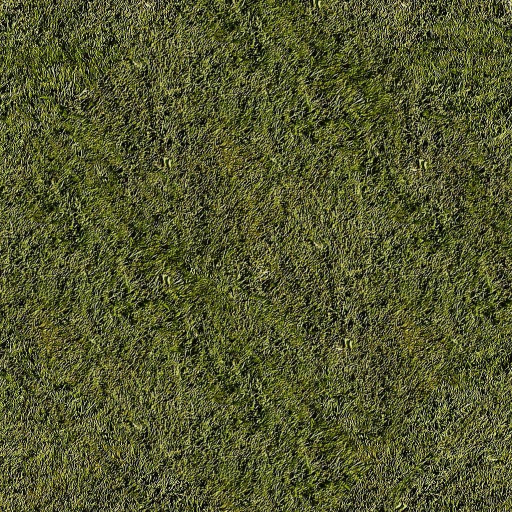
//> input picture heightmap/models/land/grass.jpg, 1024 x 1024 px (shown at 1/2 size)
$ ./meanshift ../../heightmap/models/land/grass.jpg   (built with g++ and OpenCV 4)
//> lines starting //> are read from the running program, lines starting //| are printed output that depends on the picture
#include "opencv2/highgui/highgui.hpp"
#include "opencv2/core/core.hpp"
#include "opencv2/imgproc/imgproc.hpp"
#include "opencv2/photo/photo.hpp"
#include <string>
#include <sstream>
#include <cmath>

using namespace cv;
using namespace std;

Mat img, res, hsv, element, mask, thresholded_image, threshold_helper;
vector<Mat> hsv_planes;
int sp = 0, sr=0;
int lower_threshold = 50, upper_threshold = 75;

void spCallback(int,void*);
static void onMouse( int event, int x, int y, int, void* );


int main(int argc, char** argv)
{
   img = imread( argv[1] );
//> img is the input picture: 1024 rows x 1024 cols, CV_8UC3; mean B, G, R 48.8, 86.3, 83.3
   if (img.empty())
       return -1;

   mask = cv::Mat::zeros(img.rows + 2, img.cols + 2, CV_8U);

   cvtColor(img, hsv, CV_BGR2HSV);
//> hsv: 1024 rows x 1024 cols, CV_8UC3; mean H, S, V 32.8, 158.4, 86.8
   split(hsv, hsv_planes );
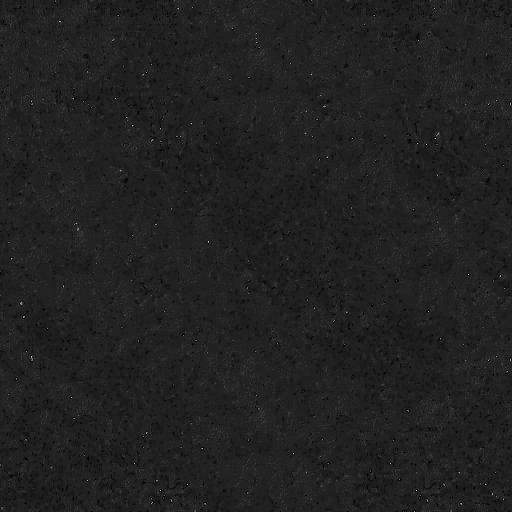
//> hsv_planes[0]: 1024 rows x 1024 cols, CV_8UC1 (shown at 1/2 size); min 0, max 177, mean 32.8
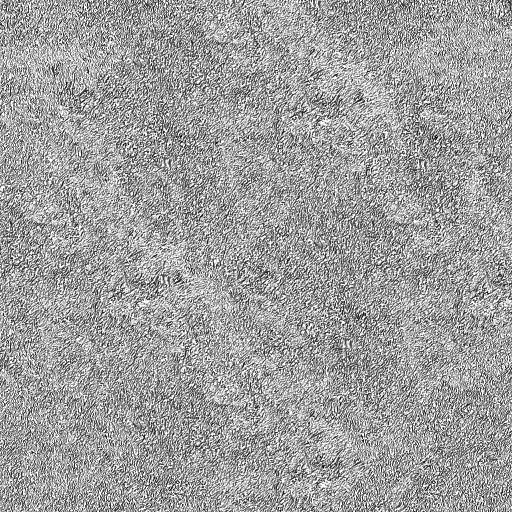
//> hsv_planes[1]: 1024 rows x 1024 cols, CV_8UC1 (shown at 1/2 size); min 0, max 255, mean 158.4
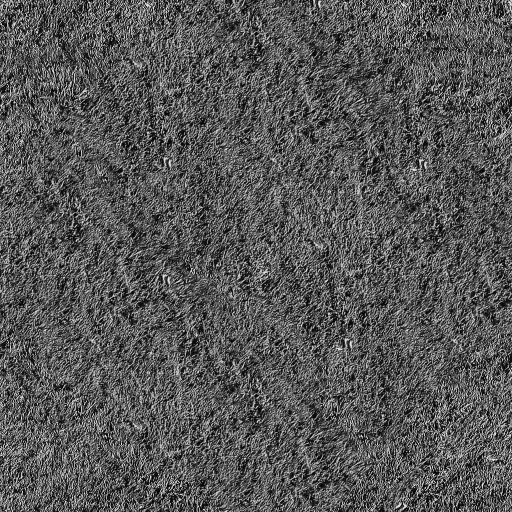
//> hsv_planes[2]: 1024 rows x 1024 cols, CV_8UC1 (shown at 1/2 size); min 0, max 255, mean 86.8
/*
   hsv_planes[2] = Scalar(255);
   threshold(hsv_planes[2], hsv_planes[2], 50, 255, CV_THRESH_BINARY_INV);
   inpaint(img, hsv_planes[2], img, 3.0, CV_INPAINT_NS);
*/

   // brighten up dark spots
   // FIXME: assuming no black objects
   hsv_planes[2] = ~(hsv_planes[2]);
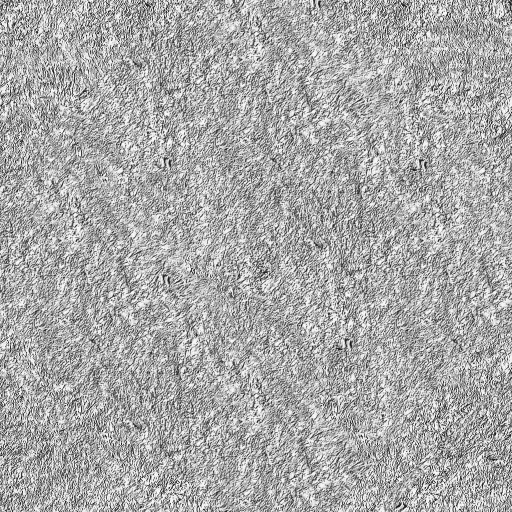
//> hsv_planes[2]: 1024 rows x 1024 cols, CV_8UC1 (shown at 1/2 size); min 0, max 255, mean 168.2
   threshold(hsv_planes[2], hsv_planes[2], 200, 0, CV_THRESH_TRUNC);
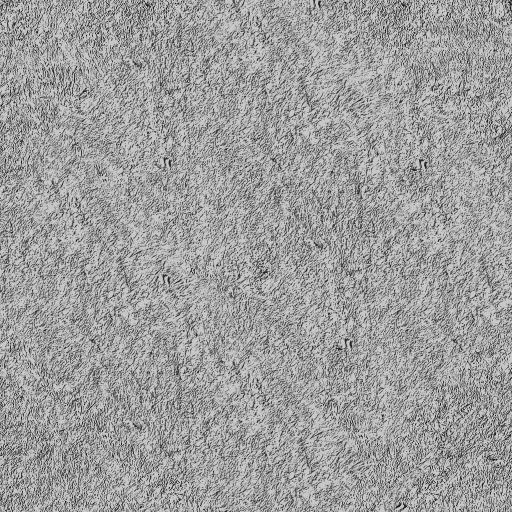
//> hsv_planes[2]: 1024 rows x 1024 cols, CV_8UC1 (shown at 1/2 size); min 0, max 200, mean 157.3
   hsv_planes[2] = ~(hsv_planes[2]);
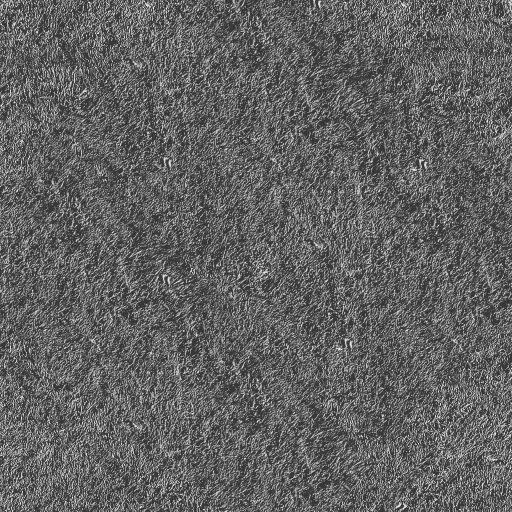
//> hsv_planes[2]: 1024 rows x 1024 cols, CV_8UC1 (shown at 1/2 size); min 55, max 255, mean 97.7
   merge(hsv_planes, hsv);
//> hsv: 1024 rows x 1024 cols, CV_8UC3; mean H, S, V 32.8, 158.4, 97.7
   cvtColor(hsv, img, CV_HSV2BGR);
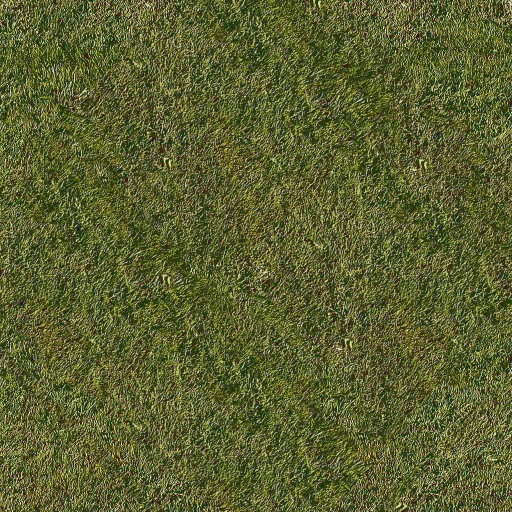
//> img: 1024 rows x 1024 cols, CV_8UC3 (shown at 1/2 size); mean B, G, R 49, 96.5, 91.5

   namedWindow( "window", CV_WINDOW_NORMAL );
   createTrackbar( "Spatial radius", "window", &sp, 255, NULL );
   createTrackbar( "Color radius", "window", &sr, 255, NULL );
   setMouseCallback( "window", onMouse, 0 );

   namedWindow( "maskwindow", CV_WINDOW_NORMAL );

   createTrackbar( "Lower thresh", "maskwindow", &lower_threshold, 180, NULL );
   createTrackbar( "Upper thresh", "maskwindow", &upper_threshold, 180, NULL );

   //pyrMeanShiftFiltering( img, res, sp, sr, 3);
//   imwrite("output.png", res);
   imshow( "window", img );

   while(waitKey(100) != 27); // 27 = ascii value of ESC
//> the Esc key is pressed

   return 0;
}

// [163 lines left out: functions spCallback, onMouse, not called in this run]
